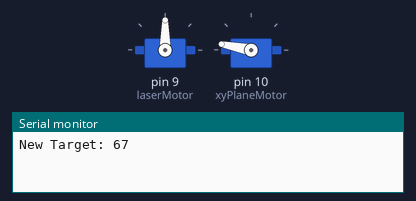
The sketch below on a simulated Arduino Uno, built with avr-gcc and run on an emulated ATmega328P. On the bench: 2 × servo, the last lines printed to the serial monitor. Random numbers use the default seed unless the sketch sets one.

Above: at 0.23 s.
At 10.65 s:
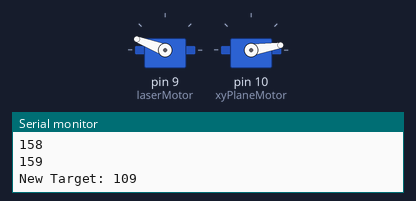
At 21.8 s:
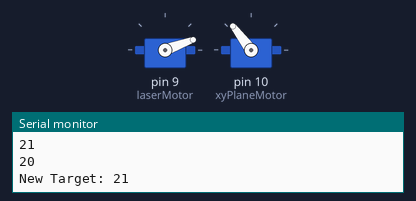
At 39.46 s:
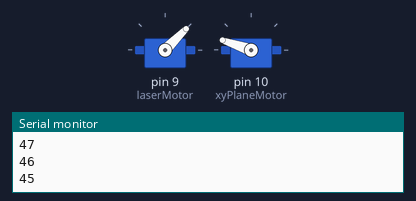
Timing chart, 0 to 40.0 s (numbered marks = the images above):
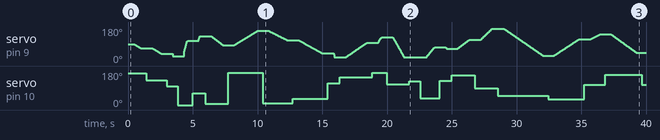

The sketch:

CatLaserToy.ino
```cpp
#include <Servo.h>  // Include the Servo library, which enables control of the servo motors

Servo laserMotor;     // Declare a Servo object for the laser motor
Servo xyPlaneMotor;   // Declare a Servo object for the motor controlling the XY plane of the laser

int pos = 0;          // Declare an integer variable to store the servo position

void setup() {
  laserMotor.attach(9);   // Attach the servo connected to pin 9 to the Servo object
  xyPlaneMotor.attach(10);   // Attach the servo connected to pin 10 to the Servo object
  Serial.begin(9600);   // Initialize the serial communication with a baud rate of 9600
}

void loop() {

  int oldVal = laserMotor.read();   // Read the current position of the laser motor
  int randVal = random(0,180);   // Generate a random target position for the laser motor
  int randVal2 = random(0,180);  // Generate a random position for the motor controlling the XY plane of the laser

  xyPlaneMotor.write(randVal2);   // Set the position of the motor controlling the XY plane to the random position generated above
  delay(50);   // Delay for 50ms

  Serial.println();   // Print a blank line to the serial monitor
  Serial.print("New Target: ");   // Print the label "New Target: " to the serial monitor
  Serial.print(randVal);   // Print the random target position to the serial monitor
  Serial.println();   // Print a blank line to the serial monitor
  delay(400);   // Delay for 400ms

  int randDelayTime = random(1, 30);   // Generate a random delay time for the laser motor movement

  if (oldVal < randVal){   // If the current position is less than the random target position...
    for (int x = oldVal; x< randVal; x++){   // Increment the position of the laser motor from the current position to the target position
      laserMotor.write(x);   // Set the position of the laser motor to the current increment value
      Serial.println(x);   // Print the current position of the laser motor to the serial monitor
      delay(randDelayTime);   // Delay for a random amount of time before the next increment
    }
  }

  else if (oldVal> randVal){   // If the current position is greater than the random target position...
    for (int x = oldVal; x> randVal; x--){   // Decrement the position of the laser motor from the current position to the target position
      laserMotor.write(x);   // Set the position of the laser motor to the current decrement value
      Serial.println(x);   // Print the current position of the laser motor to the serial monitor
      delay(randDelayTime);   // Delay for a random amount of time before the next decrement
    }
  }

  delay(400);   // Delay for 400ms before starting the next loop

}
```

Measured:
- by itself, servo on pin 10 (xyPlaneMotor): 169° → 130° at 1.4 s, → 98° 1.6 s later, → 0° 0.87 s later, → 62° 1.1 s later, … (22 changes in this stretch)
